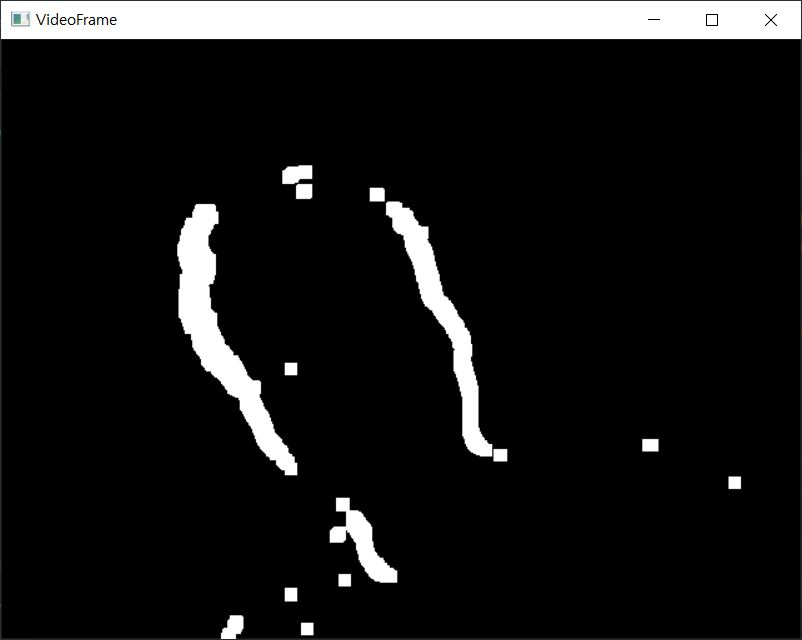
#> input picture img/예제.JPG, 802 x 640 px
$ python -i DetectRectAndMeasureSizeFiltered.py   (imports and definitions only)
#> lines starting #> are read from the running program, lines starting #| are printed output that depends on the picture; after the words box and inside, x2 and y2 are one past the last pixel; in counts of white or black regions, pixels touching at a corner belong together
import cv2
import numpy as np
from sympy import Point, Polygon

import paho.mqtt.client as mClient
import os
from enum import Enum
from pathlib import Path

baseVSCodePath = "웹서버"

class KeyCode(Enum):
    Enter = 13
class Color(Enum):
    BLACK = (0, 0, 0)
    RED = (0, 0, 255)
    WHITE = (255, 255, 255)
cap = None
count = 0


# [13 lines left out: function imwrite, not called in this run]

class HomogeneousBgDetector():
    def __init__(self):
        pass

    # [15 lines left out: function detect_objects, not called in this run]

cap = None
count = 0

# [47 lines left out: functions setCam, measureSize, not called in this run]

def goodFeature(src):
    gray = cv2.cvtColor(src, cv2.COLOR_RGB2GRAY)
    ret, gray = cv2.threshold(gray ,100, 255, cv2.THRESH_BINARY)
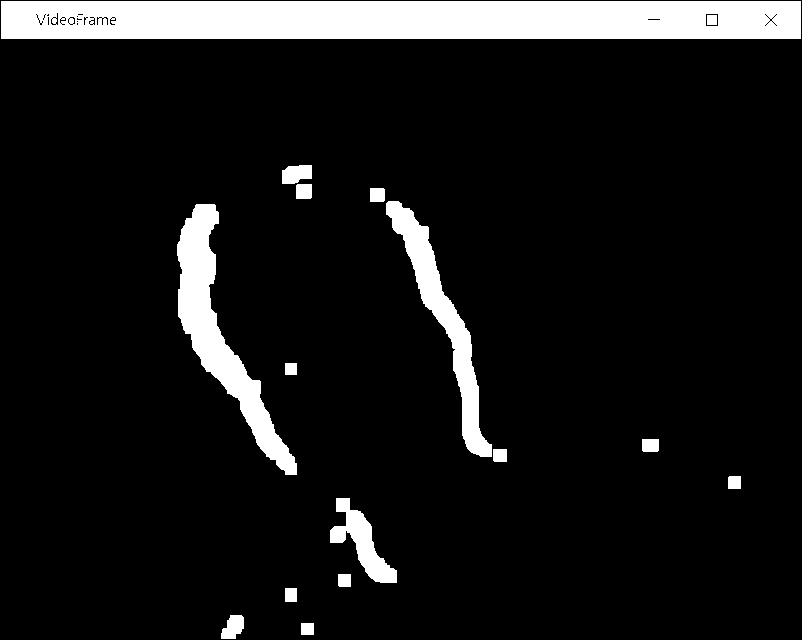
#> gray: shape (640, 802); 9.5% white; 16 white regions, largest, box (x1, y1, x2, y2) and area: (1, 1, 801, 39) 30018, (177, 204, 297, 475) 8412, (386, 201, 492, 457) 5710
    #gray = cv2.adaptiveThreshold(gray ,128, cv2.ADAPTIVE_THRESH_GAUSSIAN_C, cv2.THRESH_BINARY, 11, 2)
    #return gray
    corners = cv2.goodFeaturesToTrack(gray, 100, 0.01, 5, blockSize=3, useHarrisDetector=True, k=0.03)
#> corners = 100 rows, first 8: [453, 349], [112, 22], [313, 634], [301, 634], [236, 634], [226, 627], [313, 623], [301, 623]

    pointListX = []
    pointListY = []

    src = cv2.rectangle(src, (100, 100), (800, 800), (255,255,255), 10)
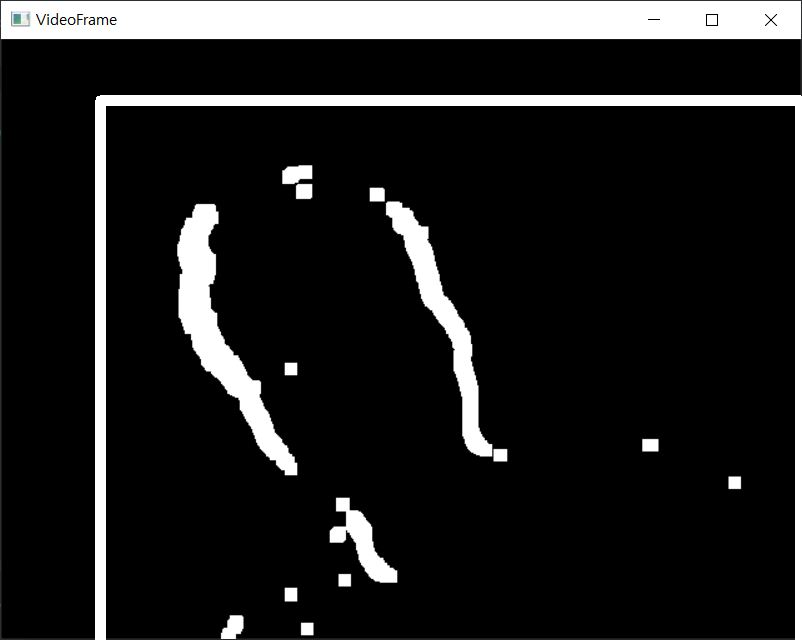
#> src: shape (640, 802, 3); mean R, G, B 33, 33, 33

    if corners is None:
        return src
    print(corners)
#> (printed output is left out)
    for i in corners: #i[[100.,200.]]
        x = int(i[0][0])
        y = int(i[0][1])

        if 100 < x < 800:
            if 100 < y < 800:
                pointListX.append(x)
                pointListY.append(y)
                cv2.circle(src, (x, y), 3, (0, 255, 0), 2)
                cv2.circle(src, (pointListX[0], pointListY[0]), 3, (255, 0, 0), 2)
#> this loop made 100 passes
#> (x, y) on passes 1 to 12: (453, 349), (112, 22), (313, 634), (301, 634), (236, 634), (226, 627), (313, 623), (301, 623), (230, 615), (296, 601), (285, 601), (296, 588)
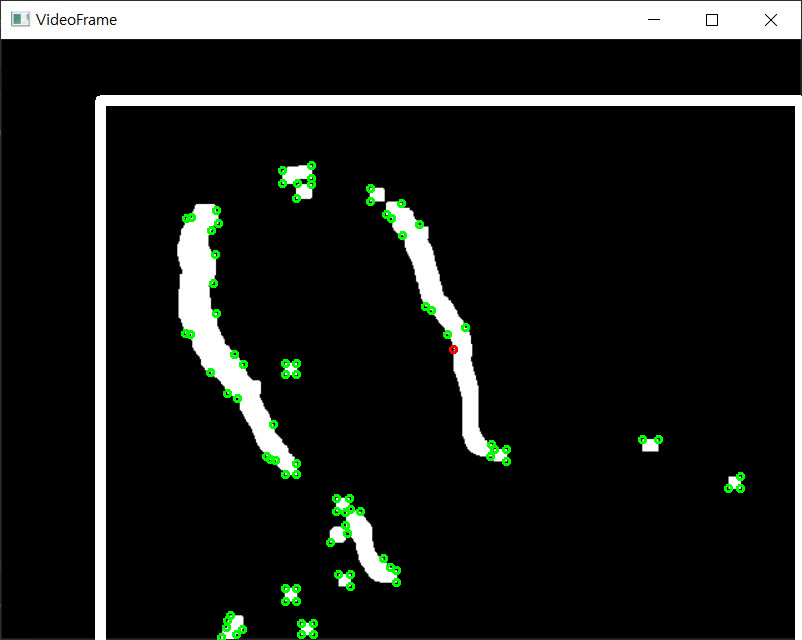
#> src: shape (640, 802, 3); 0.94% of pixels changed, all inside (x1, y1, x2, y2) = (181, 161, 745, 640)
#> after the loop, pointListX = 85 values, max 740 at index 24, min 185 at index 43, mean 339.2; pointListY = 85 values, max 637 at index 56, min 165 at index 55, mean 417

    pointListX.sort(reverse=True)
    pointListY.sort(reverse=True)

    if len(pointListX) == 0:
        return src
    if len(pointListY) == 0:
        return src
    cv2.circle(src, (pointListX[0], pointListY[0]), 3, (0, 0, 255), 2)
#> src: shape (640, 802, 3); 0.01% of pixels changed, all inside (x1, y1, x2, y2) = (736, 633, 745, 640)
    cv2.circle(src, (pointListY[0], pointListX[0]), 3, (0, 0, 255), 2)
    pointListX.sort()
    pointListY.sort()
    cv2.circle(src, (pointListX[0], pointListY[0]), 3, (0, 0, 255), 2)
#> src: shape (640, 802, 3); mean R, G, B 32, 34.4, 32.1
    cv2.circle(src, (pointListY[0], pointListX[0]), 3, (0, 0, 255), 2)
#> src: shape (640, 802, 3); mean R, G, B 32, 34.4, 32.1
    return src


brokerAddr = "127.0.0.1"
brokerPort = 1883

def conn() -> mClient:
    # [4 lines left out: function on_connect, not called in this run]
    def on_disconnect(client, userData, flags, rc=0):
        pass
    clientId = f'cli-python-cam'
    client = mClient.Client(clientId)
    client.on_connect = on_connect
    client.on_disconnect = on_disconnect

    client.connect(host=brokerAddr, port=brokerPort)
    return client

# [17 lines left out: functions setCam, setThresHold, not called in this run]


filename1 = fr'{Path.home()}/Pictures/cam.jpg'
filename2 = fr'{baseVSCodePath}\res\img\웹캠.jpg'
# [58 lines left out: functions cam, pub, on_message, not called in this run]

def sub(topic):
    print(f'sub: MQ {topic}')
    client.subscribe(topic, qos=0)


# [11 lines left out: function run, not called in this run]

client = conn()
client.on_message = on_message
# [1 line not run here, left out]

>>> import cv2
>>> picture = cv2.cvtColor(cv2.imread('img/예제.JPG'), cv2.COLOR_BGR2RGB)
>>> result = goodFeature(picture)
